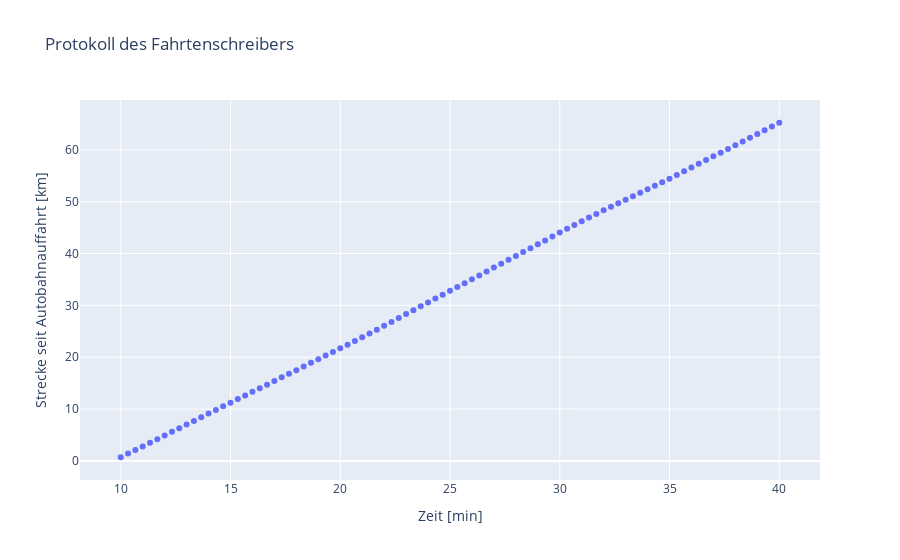

The code cell stored with this chart in its notebook:
### Code cell
fig = px.scatter(x = t, y = s_km,
                 labels = {'x': 'Zeit [min]', 'y': 'Strecke seit Autobahnauffahrt [km]'},
                 title='Protokoll des Fahrtenschreibers')
fig.show()

### Figure 1 — Plotly figure (JSON) as saved in the notebook; plotly's stock layout.template omitted (floating-point values rounded to 4 significant figures)
{"data": [{"hovertemplate": "Zeit [min]=%{x}<br>Strecke seit Autobahnauffahrt [km]=%{y}<extra></extra>", "legendgroup": "", "marker": {"color": "#636efa", "symbol": "circle"}, "mode": "markers", "name": "", "orientation": "v", "showlegend": false, "type": "scatter", "x": [10, 10.33, 10.67, 11, 11.33, 11.67, 12, 12.33, 12.67, 13, 13.33, 13.67, 14, 14.33, 14.67, 15, 15.33, 15.67, 16, 16.33, 16.67, 17, 17.33, 17.67, 18, 18.33, 18.67, 19, 19.33, 19.67, 20, 20.33, 20.67, 21, 21.33, 21.67, 22, 22.33, 22.67, 23, 23.33, 23.67, 24, 24.33, 24.67, 25, 25.33, 25.67, 26, 26.33, 26.67, 27, 27.33, 27.67, 28, 28.33, 28.67, 29, 29.33, 29.67, 30, 30.33, 30.67, 31, 31.33, 31.67, 32, 32.33, 32.67, 33, 33.33, 33.67, 34, 34.33, 34.67, 35, 35.33, 35.67, 36, 36.33, 36.67, 37, 37.33, 37.67, 38, 38.33, 38.67, 39, 39.33, 39.67, 40], "xaxis": "x", "y": [0.7009, 1.404, 2.094, 2.794, 3.495, 4.189, 4.903, 5.608, 6.309, 7.016, 7.712, 8.421, 9.123, 9.817, 10.52, 11.22, 11.92, 12.62, 13.31, 14.0, 14.7, 15.42, 16.11, 16.82, 17.51, 18.22, 18.91, 19.62, 20.33, 21.02, 21.71, 22.42, 23.13, 23.85, 24.58, 25.32, 26.07, 26.82, 27.57, 28.31, 29.06, 29.82, 30.57, 31.32, 32.06, 32.81, 33.54, 34.29, 35.04, 35.78, 36.53, 37.29, 38.05, 38.8, 39.55, 40.29, 41.04, 41.78, 42.53, 43.29, 44.05, 44.78, 45.51, 46.23, 46.94, 47.65, 48.35, 49.04, 49.72, 50.4, 51.08, 51.74, 52.41, 53.09, 53.75, 54.41, 55.14, 55.87, 56.58, 57.31, 58.04, 58.76, 59.46, 60.19, 60.91, 61.64, 62.36, 63.08, 63.8, 64.51, 65.24], "yaxis": "y"}], "layout": {"legend": {"tracegroupgap": 0}, "title": {"text": "Protokoll des Fahrtenschreibers"}, "xaxis": {"anchor": "y", "domain": [0, 1], "title": {"text": "Zeit [min]"}}, "yaxis": {"anchor": "x", "domain": [0, 1], "title": {"text": "Strecke seit Autobahnauffahrt [km]"}}}}
